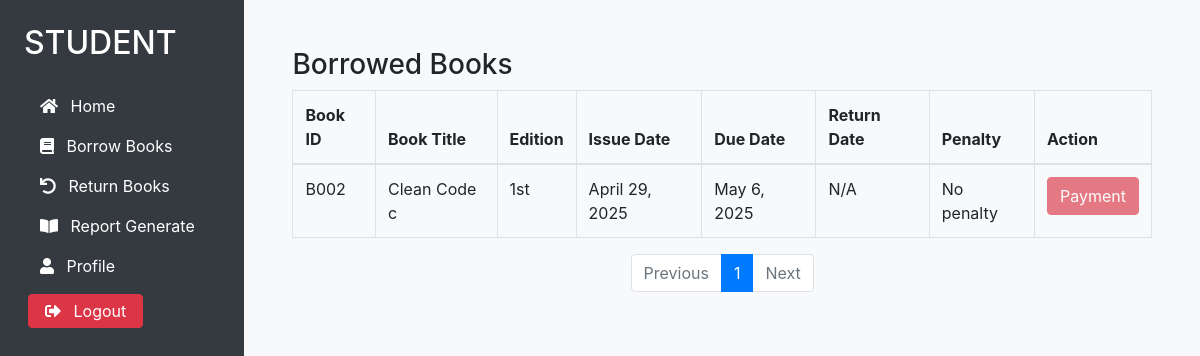
The app's page /student/borrow_books/ (signed in) with its own data.
### library/models.py (models this page shows, shortened)
class BorrowedBook(models.Model):
    book = models.ForeignKey(Book, on_delete=models.CASCADE)
    student = models.ForeignKey(Student, on_delete=models.CASCADE)
    issue_date = models.DateField(auto_now_add=True)
    due_date = models.DateField()
    actual_return_date = models.DateField(null=True, blank=True)
    status = models.CharField(
        max_length=20,
        choices=[('Issued', 'Issued'), ('Returned', 'Returned')],
        default='Issued'
    )
    updated_at = models.DateTimeField(auto_now=True)
    penalty = models.PositiveIntegerField(default=0)
    penalty_paid = models.BooleanField(default=False)
    def live_penalty(self):
        if self.status == 'Issued' and self.due_date:
            today = timezone.now().date()
        return 0

class Book(models.Model):
    book_id = models.CharField(max_length=20, unique=True)
    title = models.CharField(max_length=255)
    author = models.CharField(max_length=255)
    edition = models.CharField(max_length=50, blank=True)
    publication = models.CharField(max_length=255, blank=True)
    isbn = models.CharField(max_length=20, unique=True)
    number_of_copies_available = models.PositiveIntegerField(default=0)
    book_dept = models.CharField(max_length=100, blank=True)

### library/views.py (the view)
# urls.py: path('student/borrow_books/', views.borrow_books, name='borrow_books'),
@login_required(login_url='student_login')
def borrow_books(request):
    student = get_object_or_404(Student, user=request.user)
    borrowed_books_list = BorrowedBook.objects.filter(student=student, status='Issued').order_by('-issue_date')
    paginator = Paginator(borrowed_books_list, 5)  # 5 books per page
    page_number = request.GET.get('page')
    page_obj = paginator.get_page(page_number)
    return render(request, 'student_dashboard/borrow_books.html', {'page_obj': page_obj})

### templates/student_dashboard/borrow_books.html (shortened to what this page needs)
{% extends "student_dashboard/student_base.html" %}
{% block content %}
<h3>Borrowed Books</h3>
<table class="table table-bordered">
    <thead>
        <tr>
            <th>Book ID</th>
            <th>Book Title</th>
            <th>Edition</th>
            <th>Issue Date</th>
            <th>Due Date</th>
            <th>Return Date</th>
            <th>Penalty</th>
            <th>Action</th>
        </tr>
    </thead>
    <tbody>
        {% for book in page_obj.object_list %}
        <tr>
            <td>{{ book.book.book_id }}</td>
            <td>{{ book.book.title }}</td>
            <td>{{ book.book.edition }}</td>
            <td>{{ book.issue_date }}</td>
            <td>{{ book.due_date }}</td>
            <td>{{ book.actual_return_date|default:"N/A" }}</td>
            <td>
                {% if book.live_penalty > 0 %}
                    <span class="text-danger font-weight-bold">{{ book.live_penalty }} Taka</span>
                {% else %}
                    No penalty
                {% endif %}
            </td>
            <td>
                {% if book.live_penalty > 0 %}
                    <button class="btn btn-danger">Payment</button>
                {% else %}
                    <button class="btn btn-danger" disabled>Payment</button>
                {% endif %}
            </td>
        </tr>
        {% empty %}
        <tr>
            <td colspan="8" class="text-center">No borrowed books yet.</td>
        </tr>
        {% endfor %}
    </tbody>
</table>
<nav aria-label="Page navigation">
  <ul class="pagination justify-content-center">
    {% if page_obj.has_previous %}
      <li class="page-item">
        <a class="page-link" href="?page={{ page_obj.previous_page_number }}">Previous</a>
      </li>
    {% else %}
      <li class="page-item disabled">
        <span class="page-link">Previous</span>
      </li>
    {% endif %}
    {% for num in page_obj.paginator.page_range %}
      {% if page_obj.number == num %}
        <li class="page-item active"><span class="page-link">{{ num }}</span></li>
      {% else %}
        <li class="page-item"><a class="page-link" href="?page={{ num }}">{{ num }}</a></li>
      {% endif %}
    {% endfor %}
    {% if page_obj.has_next %}
      <li class="page-item">
        <a class="page-link" href="?page={{ page_obj.next_page_number }}">Next</a>
      </li>
    {% else %}
      <li class="page-item disabled">
        <span class="page-link">Next</span>
      </li>
    {% endif %}
  </ul>
</nav>
{% endblock %}

### records on screen
BorrowedBook: book.book_id "B002", book "Clean Code c", book.edition "1st", issue_date "April 29, 2025", due_date "May 6, 2025", actual_return_date "N/A", status "No penalty"

### other values on screen
{{ num }} "1"
